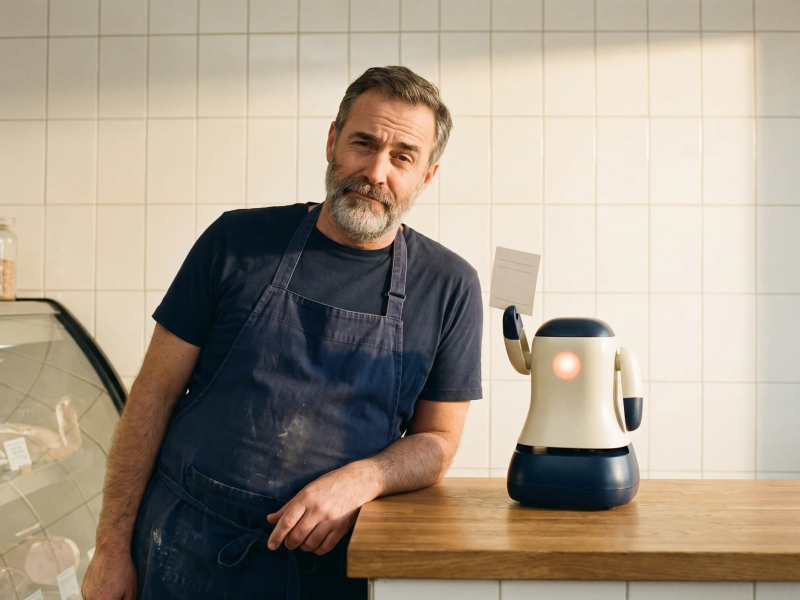
#> input picture photos/ai.jpg, 1600 x 1200 px (shown at 1/2 size)
$ python -i plate-hero.py   (imports and definitions only)
#> lines starting #> are read from the running program, lines starting #| are printed output that depends on the picture
"""Fit a 16:9 render into the hero's 16:10 plate with a guaranteed empty top band.

The intake bar ends 20.7% down the plate and the navy wash reaches 34%, so content
must start below ~28%. The model never clears more than ~17% on its own, so the band
is extended here: sample the flat cream at the top of the render, pad upward with it,
and trim the bottom to land back on 16:10.
"""
import sys, os
from PIL import Image

TARGET_W, TARGET_H = 1760, 1100          # 16:10
SAFE = 0.28                              # content starts no higher than this

def top_band(im):
    """First row where the flat cream ends.

    Tolerant by design: a handful of stray dark pixels (a print-grain speck, a
    nick at the canvas edge) must not report a band of zero. A row only counts
    as content once more than 1% of the sampled pixels depart from the cream.
    """
    w, h = im.size; px = im.load()
    base = px[w // 2, 2]
    xs = range(0, w, 8)
    for y in range(0, h, 4):
        off = sum(1 for x in xs
                  if max(abs(px[x, y][c] - base[c]) for c in range(3)) > 18)
        if off > max(2, len(list(xs)) // 100):
            return y
    return h


def plate(src, dst):
#> called with src = '../photos/ai.jpg', dst = 'out.png'
    im = Image.open(src).convert("RGB")
#> im is the input picture: PIL image 1600x1200 RGB; mean R, G, B 166, 153.6, 137.6
    w, h = im.size
#> w = 1600; h = 1200
    base = im.load()[w // 2, 2]
#> base = (170, 159, 139)
    t = top_band(im)
#> the loop in top_band, `for y in range(0, h, 4):` made 1 pass
#> off on pass 1: 112
#> t = 0

    final_h = round(w * TARGET_H / TARGET_W)        # 16:10 at this width
#> final_h = 1000
    want = round(SAFE * final_h)                    # where content should start
#> want = 280
    pad = max(0, want - t)
#> pad = 280

    if pad:
        if t >= 24:
            # stretch the render's own cream band upward: keeps the canvas tooth and
            # the slight tone falloff, so there is no seam where old meets new
            band = im.crop((0, 0, w, t)).resize((w, t + pad), Image.LANCZOS)
            canvas = Image.new("RGB", (w, h + pad), base)
            canvas.paste(band, (0, 0))
            canvas.paste(im.crop((0, t, w, h)), (0, t + pad))
        else:
            canvas = Image.new("RGB", (w, h + pad), base)
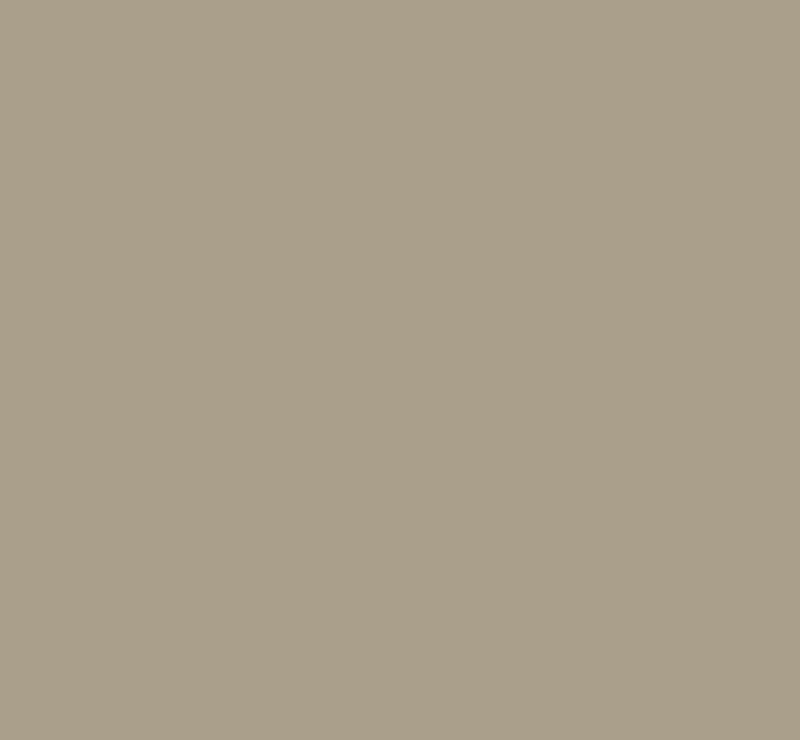
#> canvas: PIL image 1600x1480 RGB (shown at 1/2 size); mean R, G, B 170, 159, 139
            canvas.paste(im, (0, pad))
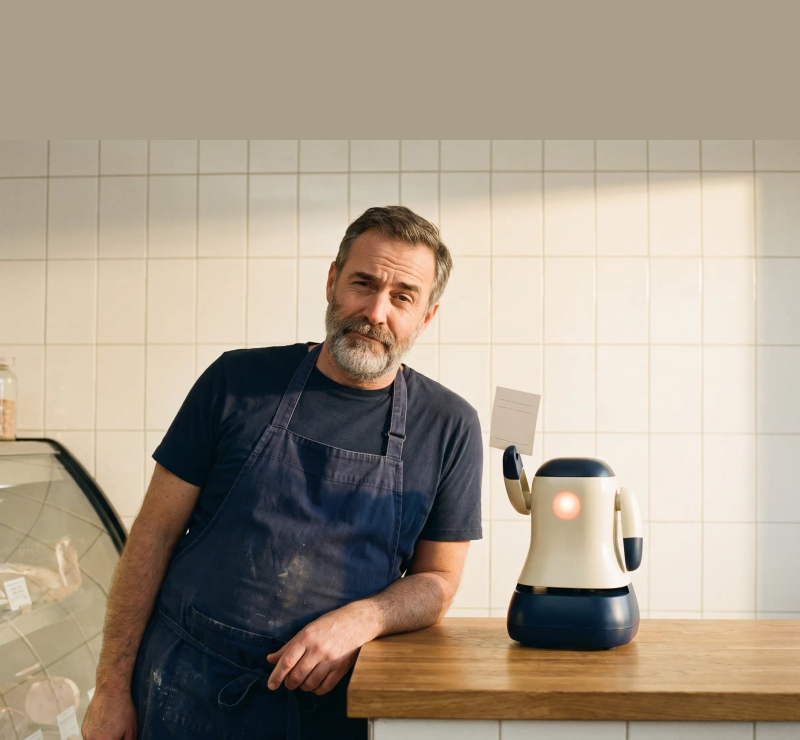
#> canvas: PIL image 1600x1480 RGB (shown at 1/2 size); mean R, G, B 166.8, 154.6, 137.8
    else:
        canvas = im
    canvas = canvas.crop((0, 0, w, final_h))        # trim the bottom back to 16:10
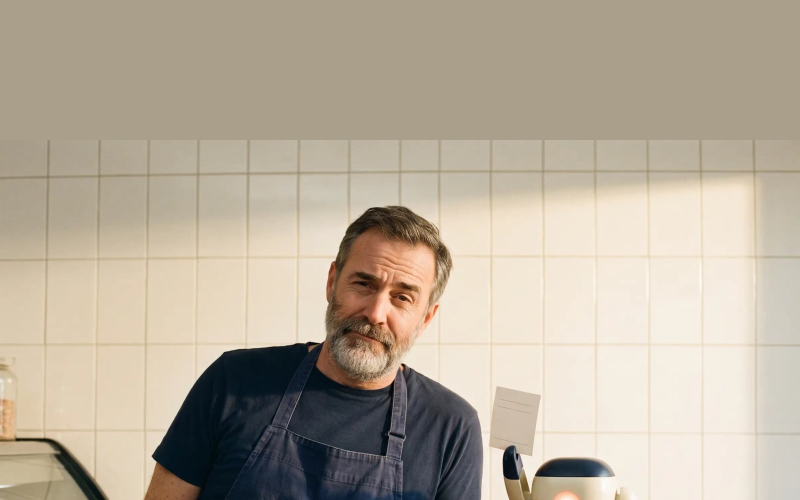
#> canvas: PIL image 1600x1000 RGB (shown at 1/2 size); mean R, G, B 183.5, 172.6, 155.8
    canvas = canvas.resize((TARGET_W, TARGET_H), Image.LANCZOS)
#> canvas: PIL image 1760x1100 RGB
    canvas.save(dst, "WEBP", quality=88, method=6)
    return t / h, pad / (h + pad), os.path.getsize(dst) // 1024

# [8 lines not run here, left out]

>>> result = plate('../photos/ai.jpg', 'out.png')
#> result = (0, 0.189, 59)

$ run again, on photos/branding.jpg
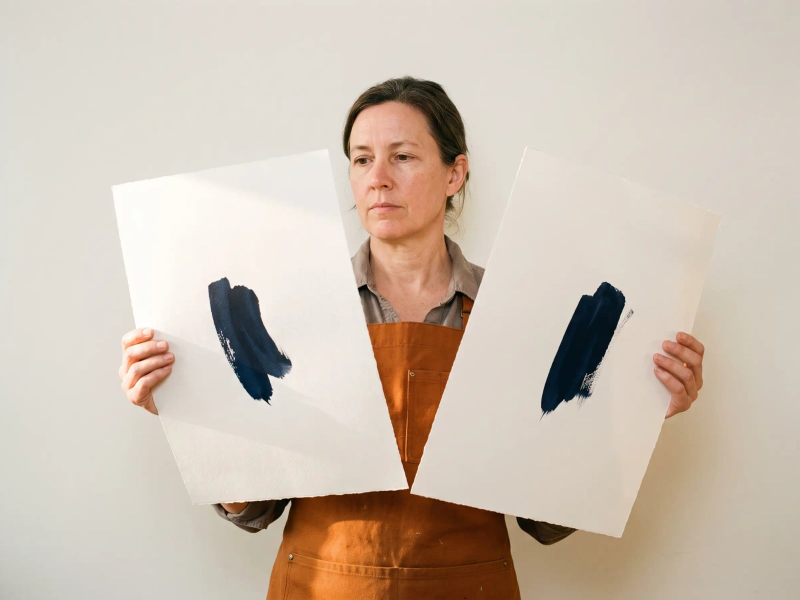
#> input picture photos/branding.jpg, 1600 x 1200 px (shown at 1/2 size)
#> in plate, im is the input picture: PIL image 1600x1200 RGB; mean R, G, B 205.7, 191.8, 177.7
#> in plate, `base = im.load()[w // 2, 2]`: base = (227, 220, 212)
#> the loop in top_band, `for y in range(0, h, 4):` made 1 pass
#> off on pass 1: 17
#> t = 0
#> pad = 280
#> in plate, `canvas.paste(im, (0, pad))`:
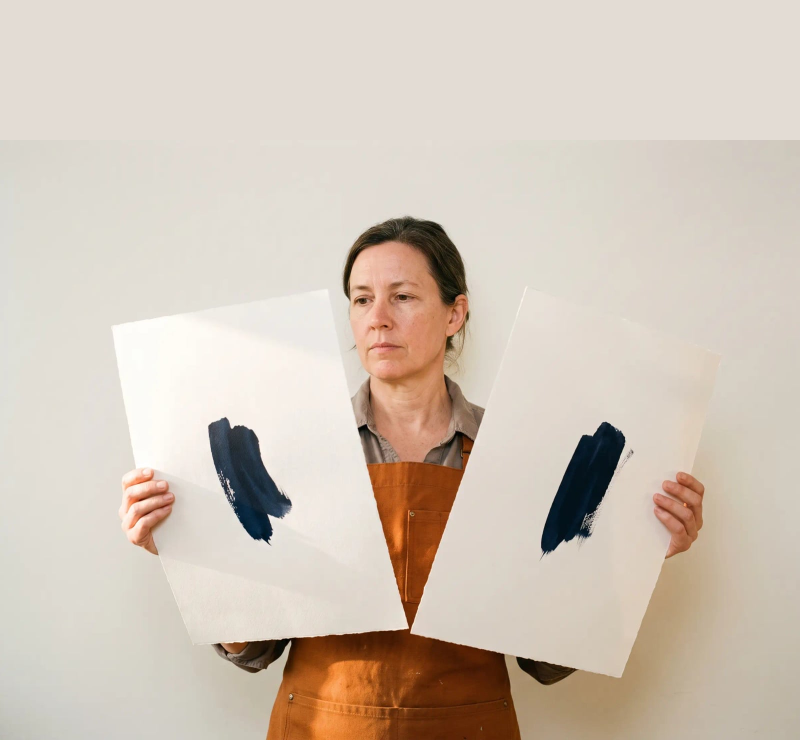
#> canvas: PIL image 1600x1480 RGB (shown at 1/2 size); mean R, G, B 209.8, 197.2, 184.2
#> in plate, `canvas = canvas.crop((0, 0, w, final_h))`:
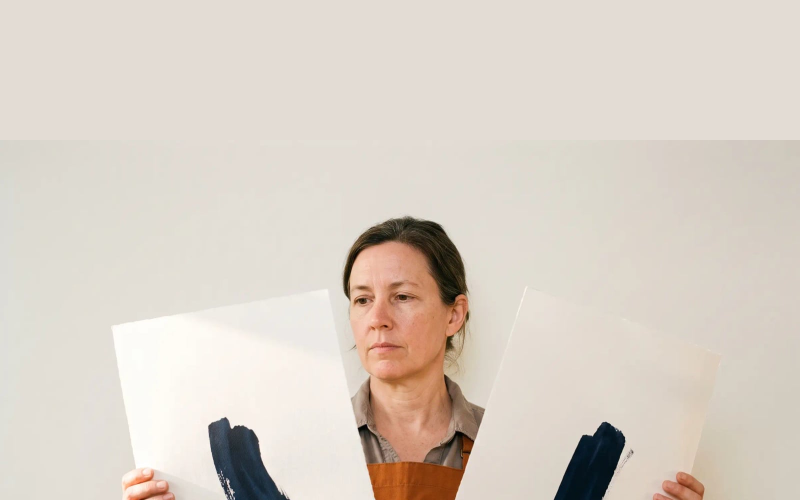
#> canvas: PIL image 1600x1000 RGB (shown at 1/2 size); mean R, G, B 217.9, 208.5, 198.3
#> result = (0, 0.189, 39)

$ run again, on photos/consulting.jpg
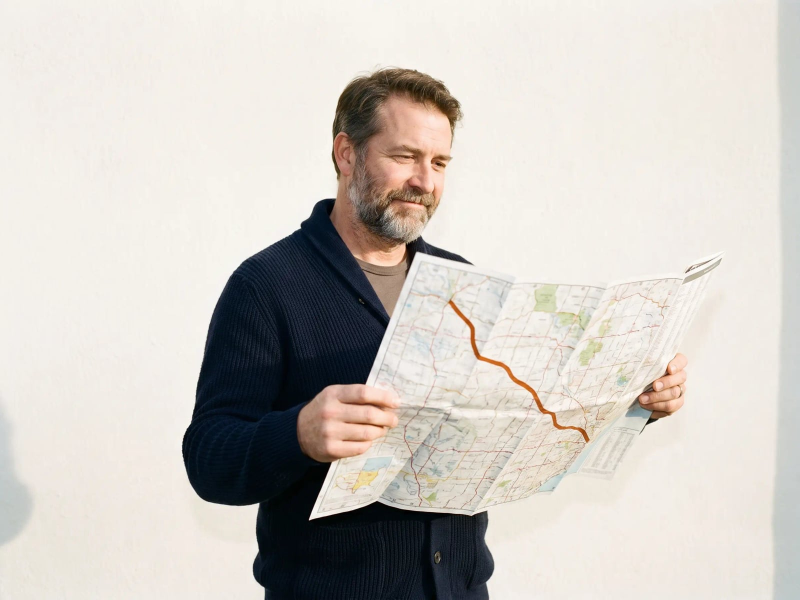
#> input picture photos/consulting.jpg, 1600 x 1200 px (shown at 1/2 size)
#> in plate, im is the input picture: PIL image 1600x1200 RGB; mean R, G, B 206, 201, 194.9
#> in plate, `base = im.load()[w // 2, 2]`: base = (247, 244, 237)
#> the loop in top_band, `for y in range(0, h, 4):` made 1 pass
#> off on pass 1: 5
#> t = 0
#> pad = 280
#> in plate, `canvas.paste(im, (0, pad))`:
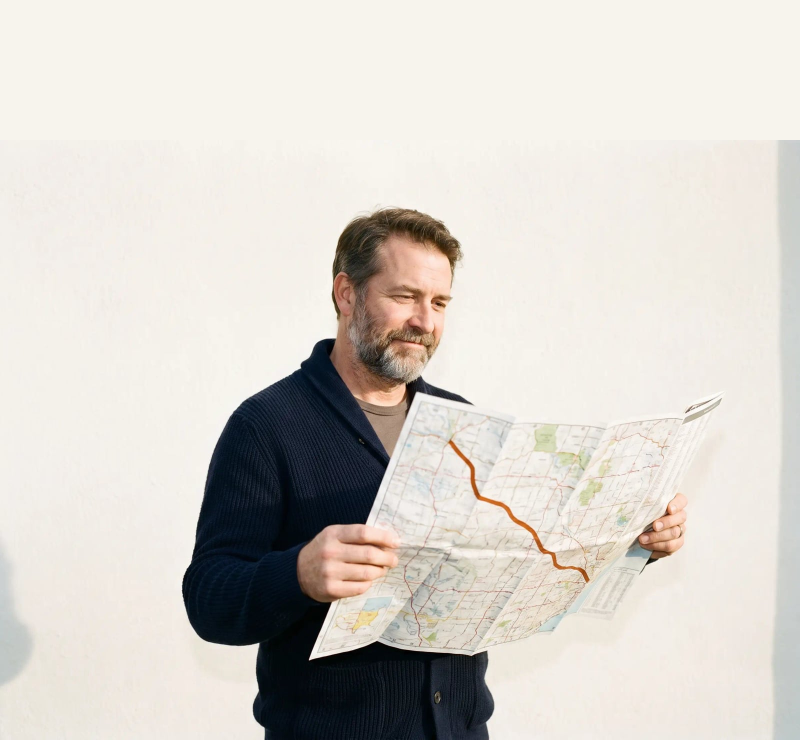
#> canvas: PIL image 1600x1480 RGB (shown at 1/2 size); mean R, G, B 213.7, 209.2, 202.9
#> in plate, `canvas = canvas.crop((0, 0, w, final_h))`:
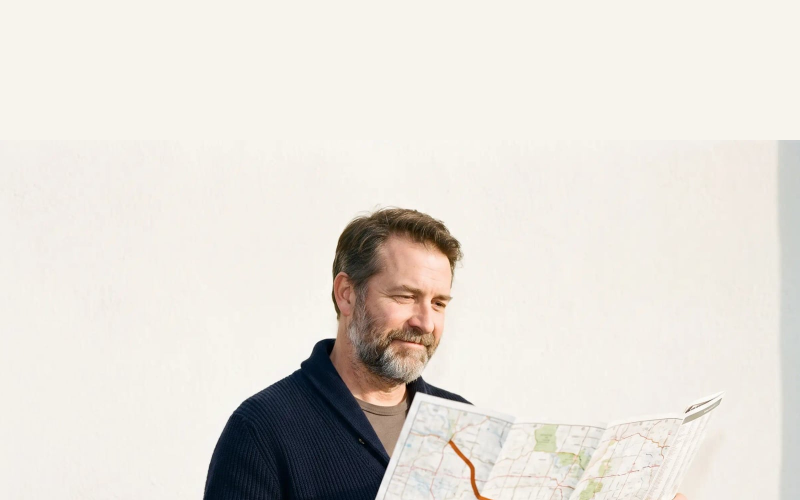
#> canvas: PIL image 1600x1000 RGB (shown at 1/2 size); mean R, G, B 227.4, 222.9, 216.3
#> result = (0, 0.189, 60)

$ run again, on photos/diagnostics.jpg
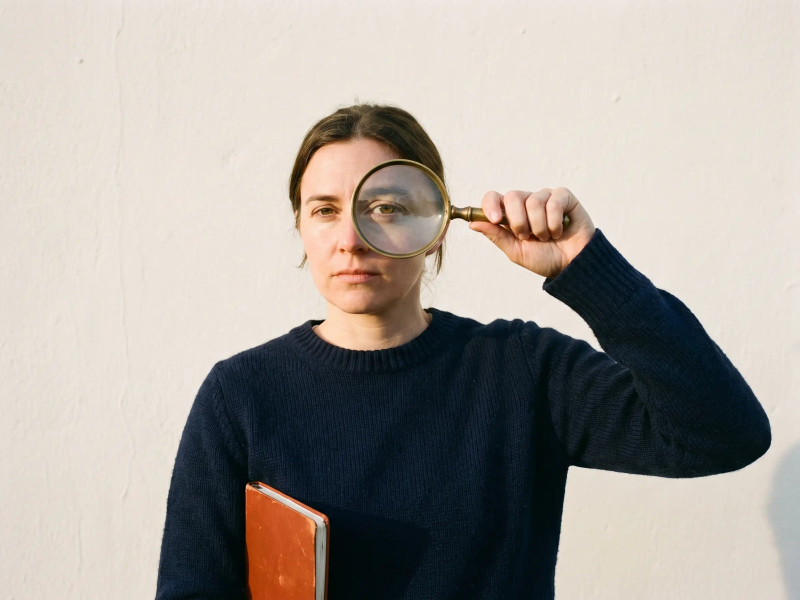
#> input picture photos/diagnostics.jpg, 1600 x 1200 px (shown at 1/2 size)
#> in plate, im is the input picture: PIL image 1600x1200 RGB; mean R, G, B 167.4, 161.2, 154.4
#> in plate, `base = im.load()[w // 2, 2]`: base = (239, 230, 223)
#> the loop in top_band, `for y in range(0, h, 4):` made 51 passes
#> off on passes 1 to 8: 0, 0, 0, 0, 0, 0, 0, 0
#> t = 200
#> pad = 80
#> in plate, `band = im.crop((0, 0, w, t)).resize((w, t + pad), Image.LANCZOS)`:
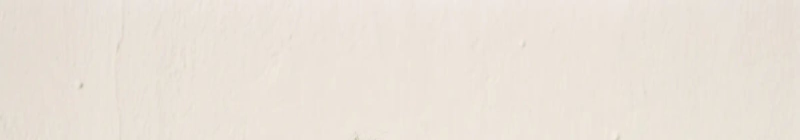
#> band: PIL image 1600x280 RGB (shown at 1/2 size); mean R, G, B 234.1, 226, 216.5
#> in plate, `canvas = canvas.crop((0, 0, w, final_h))`:
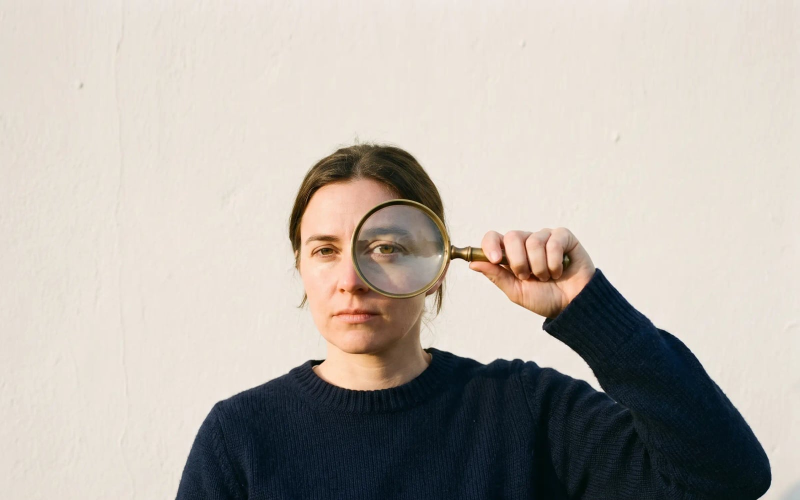
#> canvas: PIL image 1600x1000 RGB (shown at 1/2 size); mean R, G, B 184.5, 178, 170.6
#> result = (0.167, 0.0625, 86)
